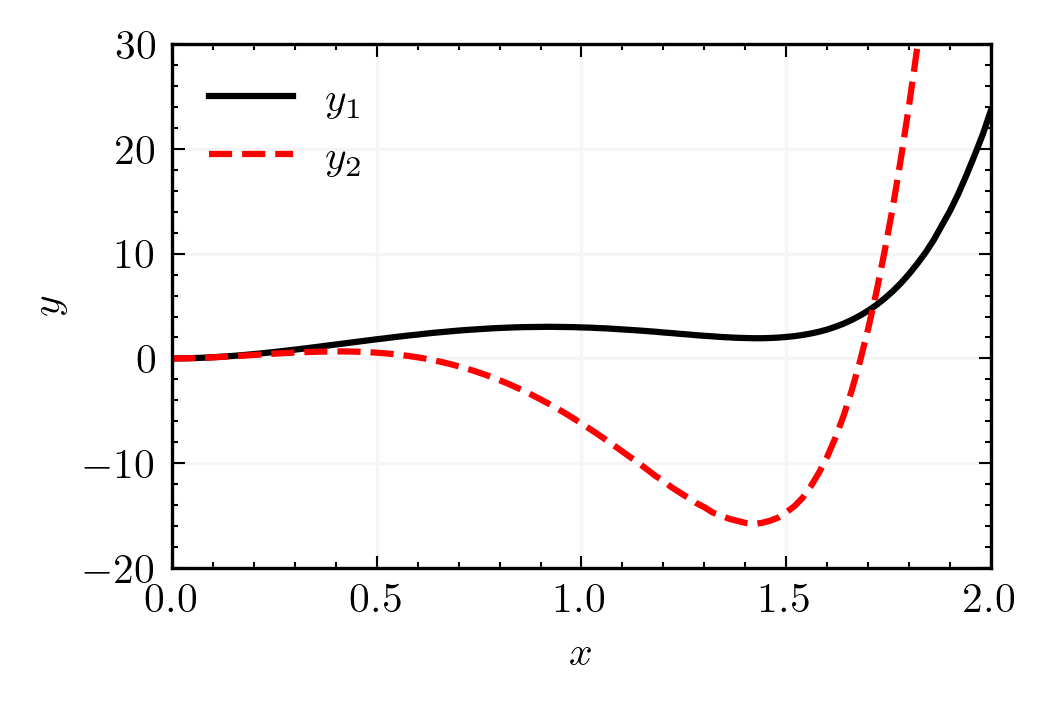

Recreate this plot in Python.
import numpy as np
import matplotlib.pyplot as plt

plt.style.use('vyason')

fig = plt.figure(constrained_layout=True)
ax = fig.subplots()

x,y1,y2 = np.loadtxt('table.d',unpack=True)

ax.plot(x,y1,c='black',ls='-',label=r'$y_1$')
ax.plot(x,y2,c='red',ls='--',label=r'$y_2$')

ax.set_xlim(0,2);           ax.set_ylim(-20,30)
ax.set_xlabel(r'$x$');      ax.set_ylabel(r'$y$')
ax.grid();                  ax.legend()

fig.savefig('example_plot.png')